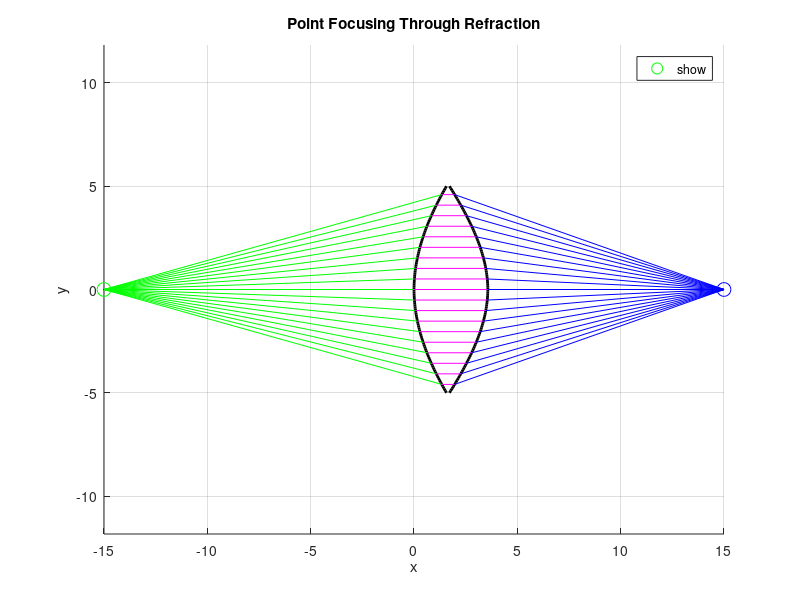

The MATLAB source for this figure:
clc; clear; close all; %清除一切

%%  參數設定
x1 = -15;  y1 = 0;     % 光源點 
x2 = 15;   y2 = 0;     % 聚焦點 
n1 = 1.0;              % 空氣折射率
n2 = 1.5;              % 透鏡折射率

%%  透鏡設定
h = linspace(0, 5, 50);  % 透鏡高度，取樣點為50

% 建立透鏡曲面 x 座標的陣列，準備依照折射條件逐步填入形狀。
left = nan(size(h));    % 左曲面 (由空氣射入)
right = nan(size(h));   % 右曲面 (由透鏡射出)

%%  設計透鏡表面
%根據Snell's law 反推透鏡入射與出射曲面
%計算左側透鏡表面(光線從空氣進入透鏡)

for i = 1:length(h) % 針對每一條高度為h(i)的光線

    y = h(i);

%計算光源點到暫定折射點(x=0,y) 的入射角 θ_in

    theta_in = atan2(y - y1, 0 - x1);

    % 利用Monte-Carlo隨機產生 N 個可能的法線角度 alpha (與 y 軸夾角)
    N = 10000;  
    alpha_samples = pi * (rand(1, N) - 0.5); 

    % 將每個候選的法線角度 alpha 代入 Snell's Law
    % 計算入射角與折射角是否滿足折射條件
    snell_vals = n1 * sin(theta_in - alpha_samples) - n2 * sin(-alpha_samples);

    % 找出誤差最小的 alpha，即最接近滿足 Snell's Law 的法線方向
    [~, idx] = min(abs(snell_vals));
    alpha = alpha_samples(idx);

    % 將法線角度轉換為曲面切線角度（法線逆時針旋轉 90 度）
    tangent_angle = alpha - pi/2;       % 切線與 x 軸的角度
    slope = tan(tangent_angle);         % 計算該處透鏡表面的切線斜率

    % 根據斜率對高度積分，計算對應的 x 座標位置
    if i == 1
        left(i) = 0;           % 設定初始點在原點 x = 0
    else
        dy = h(i) - h(i-1);              % 相鄰兩點的 y 差距
        dx = dy / slope;                 % 由斜率計算對應的 x 增量
        left(i) = left(i-1) + dx;   % 累積求得 x 座標
    end
end

% 計算右側透鏡表面(光線從透鏡射出回到空氣)

for i = 1:length(h)
    y = h(i); 

    % 設定右側初始點為左側末點往右偏移一小段距離（確保透鏡有厚度）
    if i == 1
        right(i) = left(end) + 2;
    else
        right(i) = right(i-1);  % 從前一點延伸
    end

    % 計算從當前折射點 (x, y) 指向聚焦點的出射方向角度 θ_out
    theta_out = atan2(y2 - y, x2 - right(i));

    N = 10000;
    % 改用等距角度掃描取代隨機取樣，提升計算穩定性
    alpha_samples = (-pi/2) + pi * (0:N-1)/N;  
    snell_vals = n2 * sin(-alpha_samples) - n1 * sin(theta_out - alpha_samples);
    [~, idx] = min(abs(snell_vals));
    alpha = alpha_samples(idx);

    % 將法線角度轉為切線角度並計算斜率
    tangent_angle = alpha - pi/2;
    slope = tan(tangent_angle);

    % 根據斜率積分出右側透鏡表面對應的 x 座標
    if i == 1
        right(i) = right(i);  % 起始點不變
    else
        dy = h(i) - h(i-1);
        dx = dy / slope;
        right(i) = right(i-1) + dx;
    end
end

%% 繪圖 

figure(1); hold on; axis equal; grid on;
xlabel('x'); ylabel('y');
title('Point Focusing Through Refraction');

% 畫出透鏡
plot(left, h, 'k', 'LineWidth', 2, 'HandleVisibility','off');
plot(right, h, 'k', 'LineWidth', 2, 'HandleVisibility','off');
plot(left, -h, 'k', 'LineWidth', 2, 'HandleVisibility','off');
plot(right, -h, 'k', 'LineWidth', 2, 'HandleVisibility','off');

% 畫出光源與聚焦點
plot(x1, y1, 'go', 'MarkerSize', 10, 'DisplayName', '點光源');
plot(x2, y2, 'bo', 'MarkerSize', 10, 'DisplayName', '聚焦點');

% 繪製上半部光線（正 y）通過透鏡的路徑
first = true; % 讓第一條加入圖例
for i = 1:5:length(h)
    y = h(i);
    x_lens_L = left(i);
    x_lens_R = right(i);

    if first
        plot([x1, x_lens_L], [y1, y], 'g', 'DisplayName', '入射光線');
        plot([x_lens_L, x_lens_R], [y, y], 'm', 'DisplayName', '透鏡內平行光線');
        plot([x_lens_R, x2], [y, y2], 'b', 'DisplayName', '折射聚焦光線');
        legend('show', 'AutoUpdate','off');  % 鎖定圖例內容
        first = false;
    else
        plot([x1, x_lens_L], [y1, y], 'g', 'HandleVisibility','off');
        plot([x_lens_L, x_lens_R], [y, y], 'm', 'HandleVisibility','off');
        plot([x_lens_R, x2], [y, y2], 'b', 'HandleVisibility','off');
    end
end

% 繪製下半部光線（負 y）通過透鏡的路徑
for i = 1:5:length(h)
    y = -h(i);
    x_lens_L = left(i);
    x_lens_R = right(i);
    plot([x1, x_lens_L], [y1, y], 'g', 'HandleVisibility','off');
    plot([x_lens_L, x_lens_R], [y, y], 'm', 'HandleVisibility','off');
    plot([x_lens_R, x2], [y, y2], 'b', 'HandleVisibility','off');
end

hold off;
